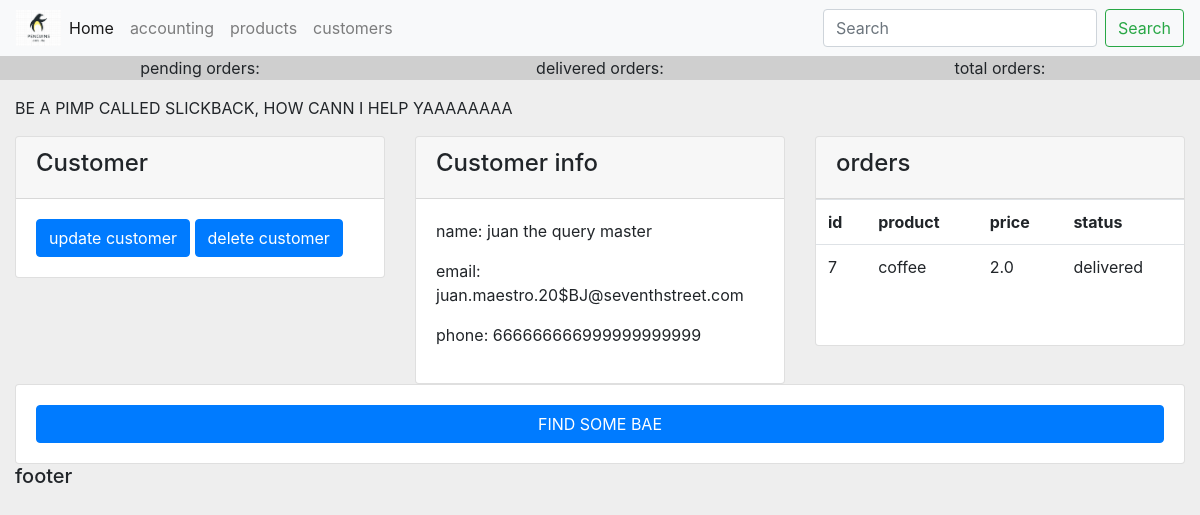
Before: /accounting/customer/2 with the older database file.
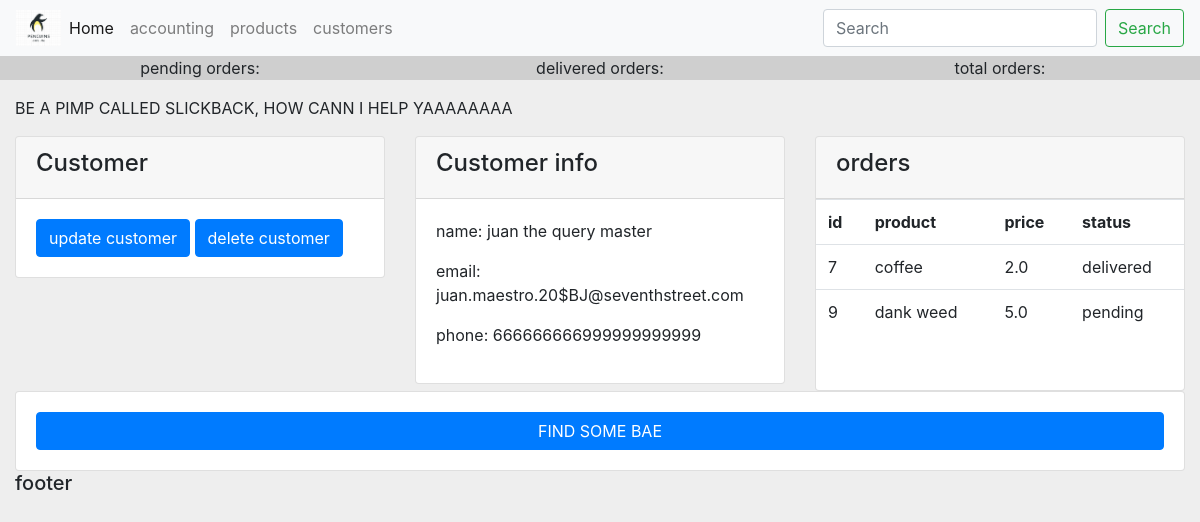
After: the same page with the newer database file.
### accounting/models.py (models this page shows, shortened)
class Order(models.Model):
    STATUS = (
        ('pending', 'Pending'),
        ('delivering', 'Out on delivery'),
        ('delivered', 'Delivered')
    )
    customer = models.ForeignKey(Customer, null=True, on_delete=models.SET_NULL)
    product = models.ForeignKey(Product, null=True, on_delete=models.SET_NULL)
    status = models.CharField(max_length=200, null=True, choices=STATUS)
    date_created = models.DateTimeField(auto_now_add=True, null=True)

class Product(models.Model):
    CATEGORY = (
        ('indoors', 'Indoors'),
        ('outdoors', 'Outdoors')
    )
    name = models.CharField(max_length=200, null=True)
    price = models.FloatField(null=True)
    category = models.CharField(max_length=200, null=True, choices=CATEGORY)
    description = models.CharField(max_length=200, null=True)
    date_created = models.DateTimeField(auto_now_add=True, null=True)
    tags = models.ManyToManyField(Tag)
    def __str__(self):
        return self.name

### accounting/views.py (the view)
# urls.py: path('customer/<int:pk>', views.customer, name="accounting_customer"),
def customer(request, pk):
    customer = Customer.objects.get(id=pk)
    orders = customer.order_set.all()
    context = {
        'customer' : customer,
        'customer_orders' : orders,
    }
    return render(request, 'accounting/customer.html', context)

### accounting/templates/accounting/customer.html
{% extends 'ivy/layout.html' %}
{% block content %}
<p>BE A PIMP CALLED SLICKBACK, HOW CANN I HELP YAAAAAAAA</p>
<div class="row" >
    <div class="col">
        <div class="card">
            <div class="card-header"> <h4>Customer</h4></div>
            <div class="card-body">
                <button class="btn btn-primary"> update customer</button>
                <button class="btn btn-primary"> delete customer</button>
            </div>
        </div>
    </div>
    <div class="col">
        <div class="card">
            <div class="card-header"> <h4>Customer info</h4></div>
            <div class="card-body">
                <p>name: {{customer.name}} </p>
                <p>email: {{ customer.email }} </p>
                <p>phone: {{ customer.phone }}</p>
            </div>
        </div>
    </div>
    <div class="col">
        <div class="card">
            <div class="card-header"> <h4>orders</h4></div>
            <table class="table">
                <tr>
                    <th>id</th>
                    <th>product</th>
                    <th>price</th>
                    <th>status</th>
                </tr>
                {% for o in customer_orders %}
                    <tr>
                        <td>{{o.id}}</td>
                        <td>{{o.product}}</td>
                        <td>{{o.product.price}}</td>
                        <td>{{o.status}}</td>
                    </tr>
                {% endfor%}
            </table>
            <div class="card-body">
            </div>
        </div>
    </div>
</div>
<div class="row">
    <div class="col">
        <div class="card card-body">
            <button class="btn btn-primary">FIND SOME BAE</button>
        </div>
    </div>
</div>
{% endblock content %}

Changed rows visible on the page:
added Order: id "9", product "dank weed", product.price "5.0", status "pending"
